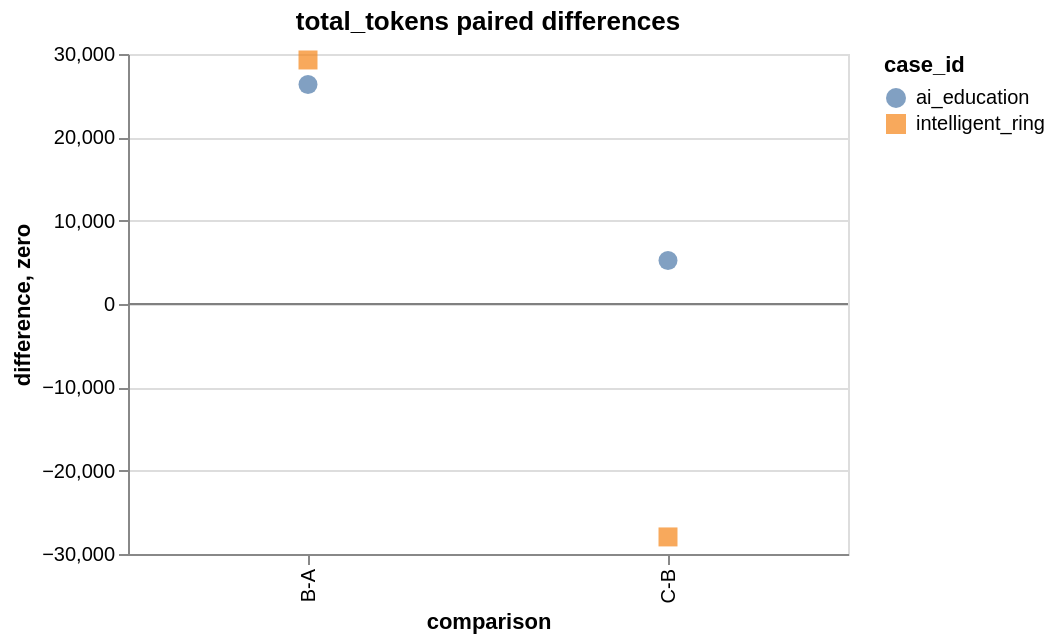

Write the Vega-Lite specification saved for this chart.
### Vega-Lite specification from a JSON file in a GitHub repository (floating-point values rounded to 4 significant figures)
{"config": {"view": {"continuousWidth": 300, "continuousHeight": 300}}, "layer": [{"data": {"values": [{"case_id": "ai_education", "comparison": "B-A", "difference": 26336}, {"case_id": "intelligent_ring", "comparison": "B-A", "difference": 29282}, {"case_id": "ai_education", "comparison": "C-B", "difference": 5229}, {"case_id": "intelligent_ring", "comparison": "C-B", "difference": -27951}]}, "mark": {"type": "point", "filled": true, "size": 90}, "encoding": {"color": {"field": "case_id", "type": "nominal"}, "shape": {"field": "case_id", "type": "nominal"}, "tooltip": [{"field": "case_id", "type": "nominal"}, {"field": "comparison", "type": "nominal"}, {"field": "difference", "type": "quantitative"}], "x": {"field": "comparison", "sort": ["B-A", "C-B", "C-D"], "type": "nominal"}, "y": {"field": "difference", "type": "quantitative"}}, "title": "total_tokens paired differences"}, {"data": {"values": [{"zero": 0}]}, "mark": {"type": "rule", "color": "gray"}, "encoding": {"y": {"field": "zero", "type": "quantitative"}}}], "height": 250, "width": 360, "$schema": "https://vega.github.io/schema/vega-lite/v6.4.1.json"}
